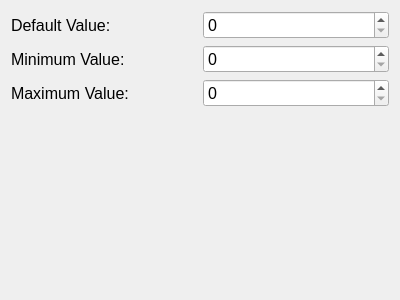
<?xml version="1.0" encoding="UTF-8"?>
<ui version="4.0">
 <class>IntEditor</class>
 <widget class="QWidget" name="IntEditor">
  <property name="geometry">
   <rect>
    <x>0</x>
    <y>0</y>
    <width>400</width>
    <height>300</height>
   </rect>
  </property>
  <property name="font">
   <font>
    <pointsize>12</pointsize>
   </font>
  </property>
  <property name="windowTitle">
   <string>Form</string>
  </property>
  <layout class="QGridLayout" name="gridLayout">
   <item row="1" column="0">
    <widget class="QLabel" name="lblMinValue">
     <property name="text">
      <string>Minimum Value:</string>
     </property>
    </widget>
   </item>
   <item row="0" column="0">
    <widget class="QLabel" name="lblDefaultValue">
     <property name="text">
      <string>Default Value:</string>
     </property>
    </widget>
   </item>
   <item row="0" column="1">
    <widget class="QSpinBox" name="sbDefaultValue"/>
   </item>
   <item row="1" column="1">
    <widget class="QSpinBox" name="sbMinValue"/>
   </item>
   <item row="2" column="0">
    <widget class="QLabel" name="lblMaxValue">
     <property name="text">
      <string>Maximum Value:</string>
     </property>
    </widget>
   </item>
   <item row="2" column="1">
    <widget class="QSpinBox" name="sbMaxValue"/>
   </item>
   <item row="3" column="0">
    <spacer name="verticalSpacer">
     <property name="orientation">
      <enum>Qt::Orientation::Vertical</enum>
     </property>
     <property name="sizeHint" stdset="0">
      <size>
       <width>20</width>
       <height>40</height>
      </size>
     </property>
    </spacer>
   </item>
  </layout>
 </widget>
 <resources/>
 <connections/>
</ui>
